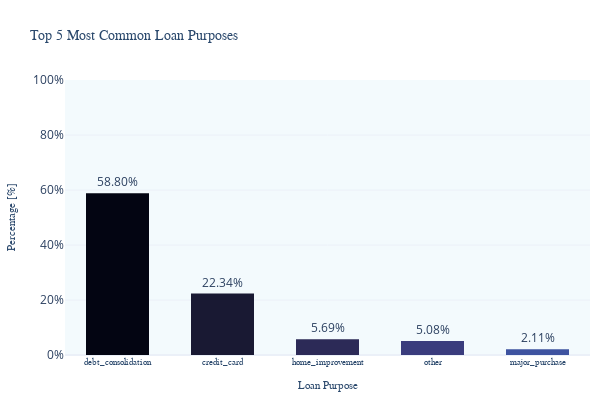

Notebook code cell kept with this figure:
### Markdown cell above
#### 3.1.1 Loans Purpose

### Code cell
fig=unvariate_bar_plot(loans_df, 
                    col_name='purpose',
                    title='Top 5 Most Common Loan Purposes',
                    xlabel='Loan Purpose',
                    )
fig.write_image("images/loans_purposes.png")
fig.show()

### Figure 1 — Plotly figure (JSON) as saved in the notebook; plotly's stock layout.template omitted (floating-point values rounded to 4 significant figures)
{"data": [{"alignmentgroup": "True", "hovertemplate": "Loan Purpose=%{x}<br>Percentage [%]=%{text}<extra></extra>", "legendgroup": "debt_consolidation", "marker": {"color": "rgb(3, 5, 18)", "pattern": {"shape": ""}}, "name": "debt_consolidation", "offsetgroup": "debt_consolidation", "orientation": "v", "showlegend": true, "text": [0.588], "textposition": "outside", "texttemplate": "%{text:.2%}", "type": "bar", "width": 0.6, "x": ["debt_consolidation"], "xaxis": "x", "y": [0.588], "yaxis": "y"}, {"alignmentgroup": "True", "hovertemplate": "Loan Purpose=%{x}<br>Percentage [%]=%{text}<extra></extra>", "legendgroup": "credit_card", "marker": {"color": "rgb(25, 25, 51)", "pattern": {"shape": ""}}, "name": "credit_card", "offsetgroup": "credit_card", "orientation": "v", "showlegend": true, "text": [0.2234], "textposition": "outside", "texttemplate": "%{text:.2%}", "type": "bar", "width": 0.6, "x": ["credit_card"], "xaxis": "x", "y": [0.2234], "yaxis": "y"}, {"alignmentgroup": "True", "hovertemplate": "Loan Purpose=%{x}<br>Percentage [%]=%{text}<extra></extra>", "legendgroup": "home_improvement", "marker": {"color": "rgb(44, 42, 87)", "pattern": {"shape": ""}}, "name": "home_improvement", "offsetgroup": "home_improvement", "orientation": "v", "showlegend": true, "text": [0.05691], "textposition": "outside", "texttemplate": "%{text:.2%}", "type": "bar", "width": 0.6, "x": ["home_improvement"], "xaxis": "x", "y": [0.05691], "yaxis": "y"}, {"alignmentgroup": "True", "hovertemplate": "Loan Purpose=%{x}<br>Percentage [%]=%{text}<extra></extra>", "legendgroup": "other", "marker": {"color": "rgb(58, 60, 125)", "pattern": {"shape": ""}}, "name": "other", "offsetgroup": "other", "orientation": "v", "showlegend": true, "text": [0.05081], "textposition": "outside", "texttemplate": "%{text:.2%}", "type": "bar", "width": 0.6, "x": ["other"], "xaxis": "x", "y": [0.05081], "yaxis": "y"}, {"alignmentgroup": "True", "hovertemplate": "Loan Purpose=%{x}<br>Percentage [%]=%{text}<extra></extra>", "legendgroup": "major_purchase", "marker": {"color": "rgb(62, 83, 160)", "pattern": {"shape": ""}}, "name": "major_purchase", "offsetgroup": "major_purchase", "orientation": "v", "showlegend": true, "text": [0.02108], "textposition": "outside", "texttemplate": "%{text:.2%}", "type": "bar", "width": 0.6, "x": ["major_purchase"], "xaxis": "x", "y": [0.02108], "yaxis": "y"}], "layout": {"barmode": "relative", "height": 400, "legend": {"title": {"text": "Loan Purpose"}, "tracegroupgap": 0}, "showlegend": false, "title": {"text": "Top 5 Most Common Loan Purposes"}, "width": 600, "xaxis": {"anchor": "y", "categoryarray": ["debt_consolidation", "credit_card", "home_improvement", "other", "major_purchase"], "categoryorder": "array", "domain": [0, 1], "title": {"text": "Loan Purpose"}}, "yaxis": {"anchor": "x", "domain": [0, 1], "range": [0, 1], "tickformat": ".0%", "title": {"text": "Percentage [%]"}}}}
